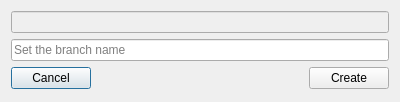
<?xml version="1.0" encoding="UTF-8"?>
<ui version="4.0">
 <class>BranchDlg</class>
 <widget class="QDialog" name="BranchDlg">
  <property name="geometry">
   <rect>
    <x>0</x>
    <y>0</y>
    <width>400</width>
    <height>102</height>
   </rect>
  </property>
  <property name="windowTitle">
   <string>Dialog</string>
  </property>
  <layout class="QGridLayout" name="gridLayout">
   <item row="0" column="0" colspan="3">
    <widget class="QLineEdit" name="leOldName">
     <property name="enabled">
      <bool>false</bool>
     </property>
    </widget>
   </item>
   <item row="1" column="0" colspan="3">
    <widget class="QLineEdit" name="leNewName">
     <property name="placeholderText">
      <string>Set the branch name</string>
     </property>
    </widget>
   </item>
   <item row="2" column="0">
    <widget class="QPushButton" name="pbCancel">
     <property name="text">
      <string>Cancel</string>
     </property>
    </widget>
   </item>
   <item row="2" column="1">
    <spacer name="horizontalSpacer">
     <property name="orientation">
      <enum>Qt::Horizontal</enum>
     </property>
     <property name="sizeHint" stdset="0">
      <size>
       <width>207</width>
       <height>20</height>
      </size>
     </property>
    </spacer>
   </item>
   <item row="2" column="2">
    <widget class="QPushButton" name="pbAccept">
     <property name="text">
      <string>Create</string>
     </property>
    </widget>
   </item>
  </layout>
 </widget>
 <tabstops>
  <tabstop>leOldName</tabstop>
  <tabstop>leNewName</tabstop>
  <tabstop>pbAccept</tabstop>
  <tabstop>pbCancel</tabstop>
 </tabstops>
 <resources/>
 <connections/>
</ui>
